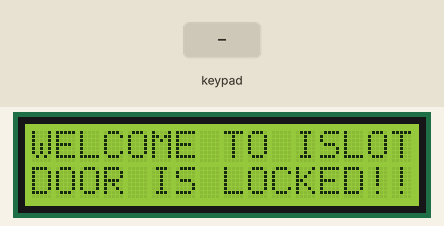
This sketch was run on a simulated Arduino Uno, built with avr-gcc and run on an emulated ATmega328P. Parts: 16×2 character LCD. Inputs (shaded band) come from the test bench.

Above: at 1.2 s.
1.3 s: keypad keys 1 3 9 7 2 2 = pressed 0.4 s apart
At 5.0 s:
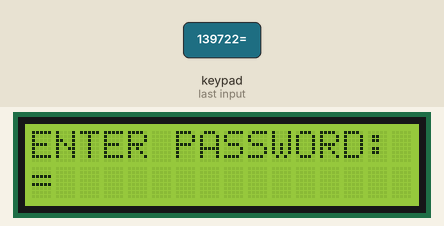
5.6 s: key '/' pressed
7.1 s: key 'x' pressed
At 8.2 s:
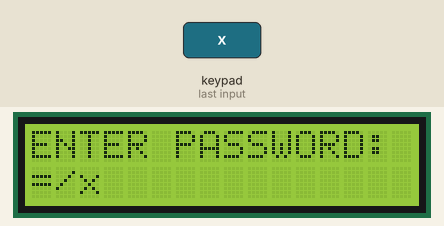
8.6 s: keypad keys 7 + 5 = pressed 0.4 s apart
At 9.9 s:
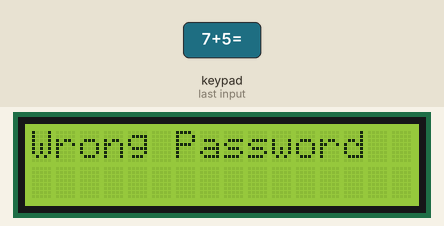
11.7 s: key 'C' pressed
At 12.9 s:
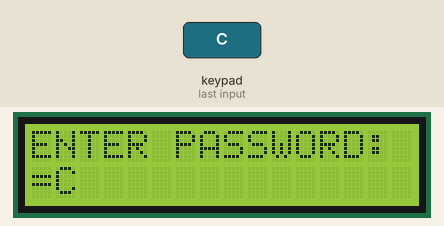
13.2 s: keypad keys 8 / 2 = pressed 0.4 s apart
At 16.1 s:
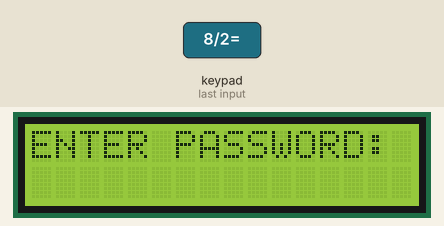
Timing chart, 0 to 17.3 s (numbered marks = the images above; inputs shaded):
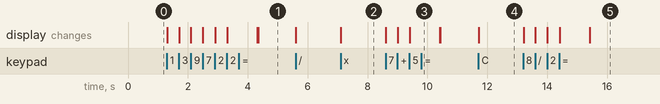

Measured:
- after the input at 1.3 s, the display: first changes at once (image 1 shows a later state)
- after the input at 7.1 s, the display: changes at once (image 2)
- after the input at 8.6 s, the display: first changes at once (image 3 shows a later state)
- after the input at 11.7 s, the display: changes at once (image 4)
- after the input at 13.2 s, the display: first changes at once (image 5 shows a later state)

The sketch:

doorlock.ino
```cpp
#include <Keypad.h>
#include <LiquidCrystal.h>


const int rs = 13, en = 12, d4 = 11, d5 = 10, d6 =9, d7 = 8;
LiquidCrystal lcd(rs, en, d4, d5 , d6, d7);
const byte ROWS = 4;
const byte COLS = 4;
char hexakeys[ROWS][COLS] = {
  {'7', '8', '9','/'},
  {'4', '5', '6','x'},
  {'1', '2', '3','-'},
  {'C', '0', '=','+'}
};

byte rowPins[ROWS] = {3, 2, A4, A5}; //connect to the row pinouts of the keypad
byte colPins[COLS] = {7, 6, 5,4}; //connect to the column pinouts of the keypad

Keypad customKeypad = Keypad( makeKeymap(hexakeys), rowPins, colPins, ROWS, COLS); //initialize an instance of class NewKeypad
#define Password_Lenght 7 // Give enough room for six chars + NULL char


char Data[Password_Lenght]; // 6 is the number of chars it can hold + the null char = 7
char Master[Password_Lenght] = "123456";
byte data_count = 0;
char customKey;
void setup()
{
  lcd.begin(16, 2);
      lcd.setCursor(0, 0);
  lcd.print("WELCOME TO ISLOTECH");
  lcd.setCursor(0, 1);
  lcd.print("DOOR IS LOCKED!!");


}

void loop() {

  customKey=customKeypad.getKey();
  if(customKey)
  {if(data_count==0)
       {lcd.clear();
        lcd.setCursor(0,0);
        lcd.print("ENTER PASSWORD:");
        lcd.setCursor(0,1);}
    Data[data_count] = customKey; // store char into data array
    lcd.setCursor(data_count, 1); // move cursor to show each new char
    lcd.print(Data[data_count]); // print char at said cursor
    data_count++; // increment data array by 1 to store new char, also keep track of the number of chars entered

      if (data_count == Password_Lenght - 1) // if the array index is equal to the number of expected chars, compare data to master
  {
    if (!strcmp(Data, Master)) // equal to (strcmp(Data, Master) == 0)
    {
      lcd.clear();
      lcd.setCursor(0,0);
      lcd.print("UNLOCKED");
      lcd.setCursor(0,1);
      lcd.print("ON/C TO LOCK");
      while(1)
      {
      customKey=customKeypad.getKey();
      if(customKey=='C')
      {lcd.clear();
      lcd.setCursor(0,0);
      lcd.print("ENTER PASSWORD:");
      break;}

    }}
    else
    {
      lcd.clear();
      lcd.print("Wrong Password");
      delay(1000);
      lcd.clear();
      lcd.setCursor(0,0);
      lcd.print("ENTER PASSWORD:");
    }
    clearData();}

  }


}

void clearData()
{
  while (data_count != 0)
  { // This can be used for any array size,
    Data[data_count--] = 0; //clear array for new data
  }
  return;
}
```
